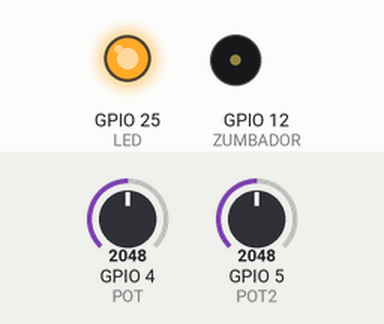
This sketch was run on a simulated ESP32. Shown: output pins drawn as LEDs (lit = HIGH), buzzer (waves = sounding). The inputs (shaded band) are chosen by the test bench; at power-on: GPIO 5 (POT2) = 2048, GPIO 4 (POT) = 2048. What the sketch prints to the serial monitor is not drawn.

Above: at 4.8 s.
4.9 s: GPIO 5 (POT2) set to 0
At 8.8 s:
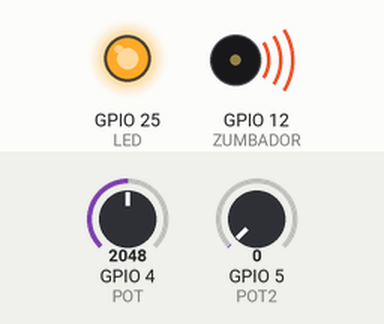
10.0 s: GPIO 4 (POT) set to 0
At 10.7 s:
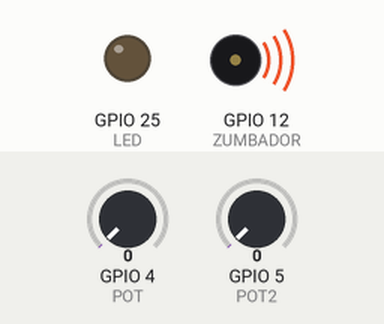
15.1 s: GPIO 5 (POT2) set to 12
At 15.8 s:
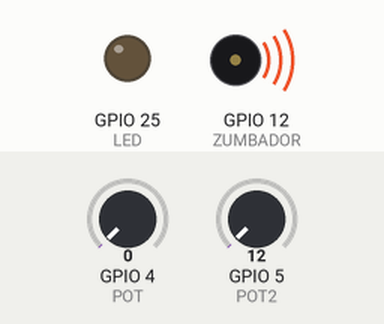
20.2 s: GPIO 5 (POT2) set to 15
At 21.5 s:
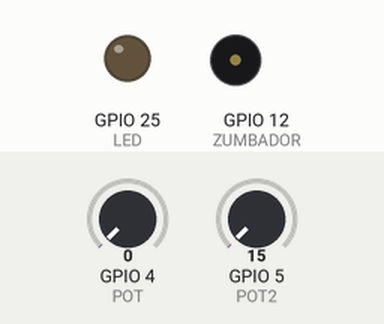
25.3 s: GPIO 5 (POT2) set to 3603
Timing chart, 0 to 28.3 s (numbered marks = the images above; inputs shaded):
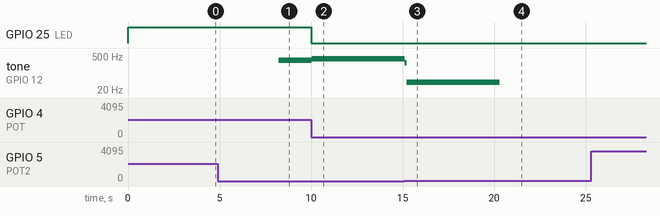

The sketch:

12_potenciometro.ino
```cpp
#define LED 25
#define POT 4
#define POT2 5
#define ZUMBADOR 12

int valorPot = 0;
int valorLed = 0;
int valorPotZ = 0;

void setup() {
  Serial.begin(115200);
  pinMode(LED, OUTPUT);
  pinMode(POT, INPUT);
  pinMode(POT2, INPUT);
  pinMode(ZUMBADOR, OUTPUT);

}


void loop() {
  // 0  4096
  valorPot = analogRead(POT);
  valorPotZ = analogRead(POT2);

  valorLed = map(valorPot, 0, 4096, 0, 255);

  analogWrite(LED, valorPot);

  digitalWrite(ZUMBADOR, HIGH);
  delay(valorPotZ);

  digitalWrite(ZUMBADOR, LOW);
  delay(valorPotZ);

  Serial.println("Led: " + String(valorLed)+ "POT: "+String(valorPot));
  Serial.println("Frecuencia: "+String(valorPotZ)+"Hz");

}
```

Measured:
- the behaviour switches between 13 and 14 on GPIO 5 (POT2) (found by bisection; images 3 and 4)
- after the input at 4.9 s, tone on GPIO 12 (ZUMBADOR): silent → 336 Hz after 3.3 s
- after the input at 10.0 s, GPIO 25 (LED): HIGH → LOW at once; tone on GPIO 12 (ZUMBADOR): 336 Hz → 383 Hz at once
- after the input at 15.1 s, tone on GPIO 12 (ZUMBADOR): 383 Hz → 264 Hz at once, → 41 Hz 0.12 s later
- after the input at 20.2 s, tone on GPIO 12 (ZUMBADOR): 41 Hz → silent after 0.12 s
